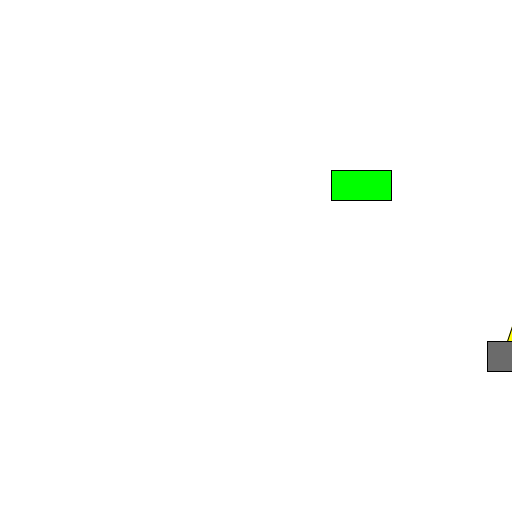
Frame 1 (no input)
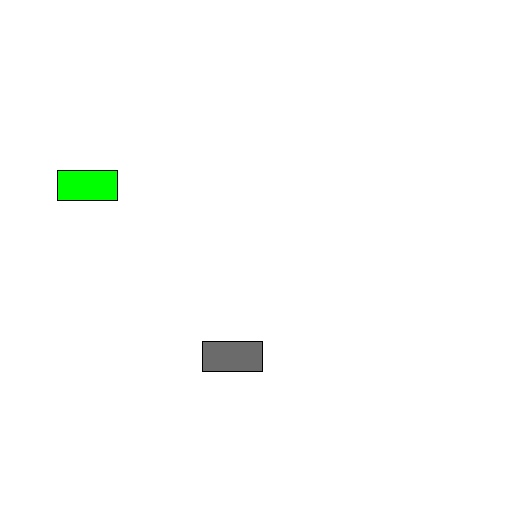
Frame 60 (the mouse pressed at the canvas centre just before this capture)
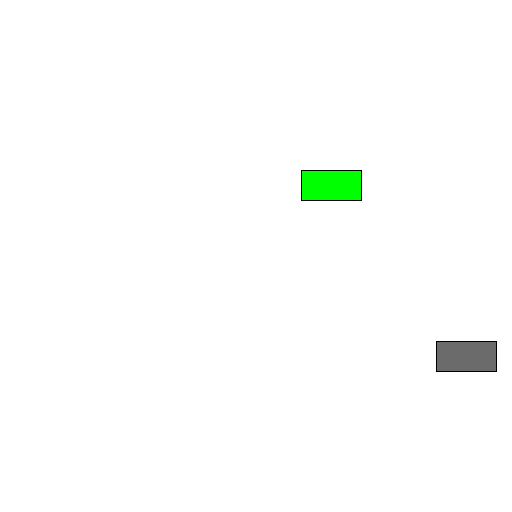
Frame 120 (the mouse held since frame 60 and released just before this capture)

The Processing sketch that drew these frames (run headless with seeded random() and noise(); from frame 60 on, the mouse is pressed at the canvas centre):

// Processing sketch: es1
// ── es1.pde
Auto a;
AutoE A;

void setup(){
 size(512,512); 
 a = new Auto();
 A = new AutoE();
}

void draw(){
 background(255);
 a.run();
 A.run();
}

void keyPressed(){
 if(key == 'r' || key == 'R'){
  setup(); 
 }
}

// ── Auto.pde
class Auto{
 float posx, posy, velx, w, h;
 
 Auto(){
  posx = random(width);
  posy = height/3;
  w = 60;
  h = 30;
  velx = random(2,10);
 }
 
 void display(){
  fill(0,255,0);
  rect(posx,posy,w,h);
 }
 
 void move(){
  posx += velx;
  if(posx >= width){
    posx = 0;
  }
 }
 
 void run(){
  display();
  move();
 }
 
 
}

// ── AutoE.pde
class AutoE extends Auto{
   color c = color(random(125));
   int i = 1;
  AutoE(){
   super(); 
   super.posy = 2*height/3;
  }
 
 void display(){
  fill(c);
  rect(posx,posy,w,h);
  if(i == 1){
    fill(255,255,0);
    triangle(posx+(w/3), posy, posx+w/2, posy-30, posx+(2*w/3), posy);
  }
 }
 
 void move(){
  posx += velx;
  if(posx >= width){
    posx = 0;
    i = -i;
  }
 }
 
 void run(){
  display();
  move();
 }
}
